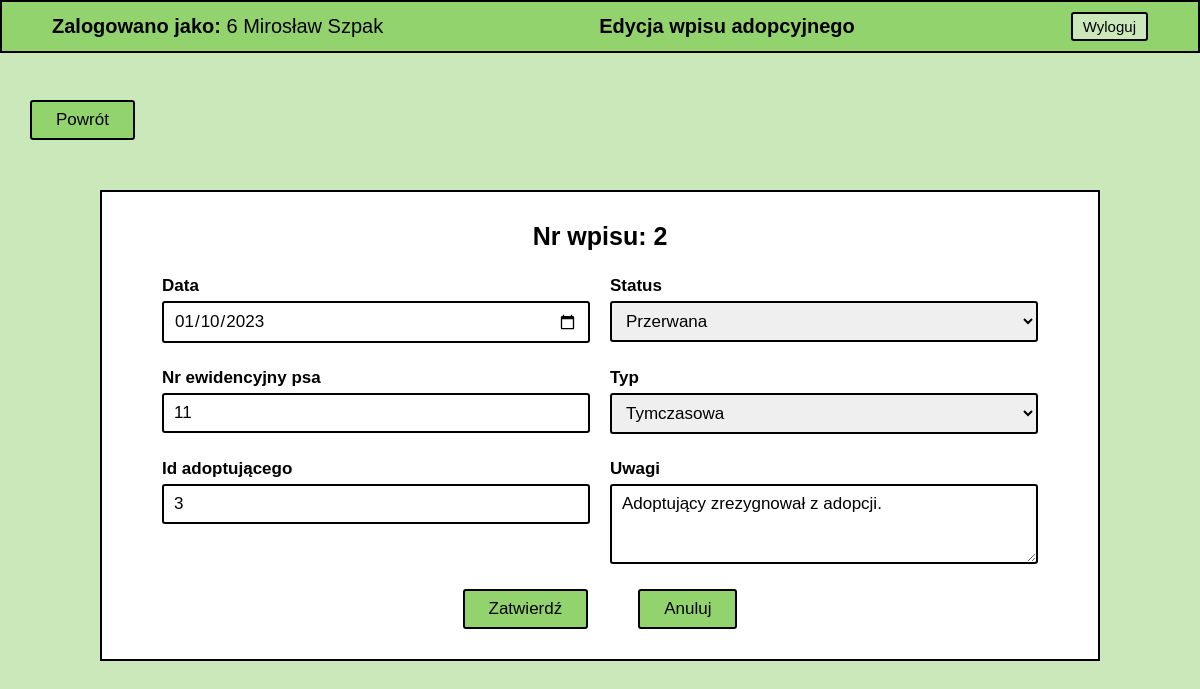
Page /php/update-adoption.php?id=2 (signed in) on the committed database.
### tables this page shows
CREATE TABLE `adoption` (
  `id` bigint NOT NULL,
  `date` date NOT NULL,
  `status` varchar(45) NOT NULL,
  `type` varchar(45) NOT NULL,
  `notes` longtext NOT NULL,
  `adopter_id` bigint NOT NULL,
  `dog_id` bigint NOT NULL
);

### php/update-adoption.php (the view, shortened to what this page needs)
<?php
require_once "./functions.php";
$date = $status = $dog_id = $adopter_id = $type = $notes = "";
$date_err = $status_err = $dog_id_err = $adopter_id_err = $type_err = "";
if (isset($_POST["id"]) && !empty($_POST["id"])) {
  $id = $_POST["id"];
  $notes = trim($_POST["notes"]);
  include "./validations/validate_adoption.php";
  if (empty($date_err) && empty($status_err) && empty($type_err) && empty($dog_id_err) && empty($adopter_id_err)) {
    $sql = "UPDATE adoption SET date='$date', status='$status', type='$type', notes='$notes',
    dog_id='$dog_id', adopter_id='$adopter_id' WHERE id='$id' LIMIT 1";
    if ($conn->query($sql)) {
      header("location: ./read-adoption.php?id=" . $id);
      exit();
    } else {
      echo "Oops! Coś poszło nie tak, spróbuj ponownie.";
    }
  }
  mysqli_close($conn);
} else {
  if (isset($_GET["id"]) && !empty(trim($_GET["id"]))) {
    $id = trim($_GET["id"]);
    $sql = "SELECT * FROM adoption WHERE id = ? LIMIT 1";
    if ($stmt = mysqli_prepare($conn, $sql)) {
      mysqli_stmt_bind_param($stmt, "i", $param_id);
      if (mysqli_stmt_execute($stmt)) {
        $result = mysqli_stmt_get_result($stmt);
        if (mysqli_num_rows($result) == 1) {
          $row = mysqli_fetch_array($result, MYSQLI_ASSOC);
          $id = $row["id"];
          $date = $row["date"];
          $status = $row["status"];
          $type = $row["type"];
          $notes = $row["notes"];
          $dog_id = $row["dog_id"];
          $adopter_id = $row["adopter_id"];
        } else {
          header("location: error.php");
          exit();
        }
      } else {
        echo "Oops! Coś poszło nie tak, spróbuj ponownie.";
      }
    }
  } else {
    header("location: error.php");
    exit();
  }
}
?>
<!DOCTYPE html>
<html lang="pl">
<head>
  <link rel="stylesheet" href="../css/style.css" />
  <link rel="stylesheet" href="../css/icons/css/all.css" />
</head>
<body>
  <header>
    <ul class="header">
      <li class="header-item"><b>Zalogowano jako:</b>
        <?php
            if (isset($_SESSION['user'])) {
               echo $_SESSION['user']['group_id'] . ' ' . $_SESSION['user']['first_name'] . ' ' . $_SESSION['user']['last_name'];
            } else {
               header("Location: ../index.php");
               exit;
            }
        ?>
        </li>
      <li class="header-item">Edycja wpisu adopcyjnego</li>
      <li class="header-item"><form method="POST"><input type="submit" name="logout" class="btn" value="Wyloguj" /></form></li>
    </ul>
  </header>
  <section>
    <a href="../index.php?id=3" class="btn back-btn">Powrót</a>
    <article class="content detail-view">
      <h3>Nr wpisu: <?php echo $id; ?></h3>
      <form action="<?php echo htmlspecialchars(basename($_SERVER['REQUEST_URI'])); ?>" method="post">
        <div class="form">
        <?php include "./form_fields/adoption_form.php" ?>
        </div>
        <div class="flex-btn">
          <input type="submit" class="btn" value="Zatwierdź">
          <a href="javascript: history.go(-1)" class="btn">Anuluj</a>
        </div>
      </form>
    </article>
  </section>
</body>
</html>

### php/form_fields/adoption_form.php (shortened to what this page needs)
<div class="form-field">
    <label>Data</label>
    <input type="date" name="date" <?php echo (!empty($date_err)) ? 'is-invalid' : ''; ?>"
        value="<?php echo $date; ?>">
</div>
<div class="form-field">
    <label>Status</label>
    <select name="status"
        <?php echo (!empty($status_err)) ? 'is-invalid' : ''; ?>>
        <option value="Przerwana" <?php if($status == "Przerwana") echo 'selected'; ?>>Przerwana</option>
    </select>
</div>
<div class="form-field">
    <label>Nr ewidencyjny psa</label>
    <input type="number" name="dog_id" <?php echo (!empty($dog_id_err)) ? 'is-invalid' : ''; ?>
        value="<?php echo $dog_id; ?>">
</div>
<div class="form-field">
    <label>Typ</label>
    <select name="type" <?php echo (!empty($type_err)) ? 'is-invalid' : ''; ?>>
        <option value="Tymczasowa" <?php if($type == "Tymczasowa") echo 'selected'; ?>>Tymczasowa</option>
    </select>
</div>
<div class="form-field">
    <label>Id adoptującego</label>
    <input type="number" name="adopter_id" <?php echo (!empty($adopter_id_err)) ? 'is-invalid' : ''; ?>
        value="<?php echo $adopter_id; ?>">
</div>
<div class="form-field">
    <label>Uwagi</label>
    <textarea name="notes" cols="5" rows="3"><?php echo $notes; ?></textarea>
</div>

### css/style.css (style rules this page uses)
:root { --dark-green: #4c7a34; --green: #92d36e; --light-green: #cbe8ba; --green-hover: #b6ff89; --white: #ffffff; --black: #000000; --gray: #c0c0c0; --light-gray: #e8e8e8; --border: 2px solid var(--black); --radius: 3px; --font-size: 17px; --transition: all 0.3s linear; }
* { margin: 0; padding: 0; box-sizing: border-box; font-family: "Helvetica"; }
h3 { font-size: 25px; text-align: center; }
a { color: var(--black); text-decoration: none; }
.btn { padding: 8px 24px; font-size: var(--font-size); background: var(--green); border: var(--border); border-radius: var(--radius); cursor: pointer; transition: var(--transition); }
.back-btn { align-self: start; margin-left: 30px; }
.flex-btn { display: flex; justify-content: center; gap: 50px; }
.header { padding: 10px 50px; display: flex; justify-content: center; align-items: center; position: fixed; top: 0; width: 100%; font-size: 20px; background: var(--green); border: var(--border); list-style: none; }
.header-item:nth-child(even) { font-weight: bold; }
.header-item:first-child { margin-right: auto; }
.header-item:last-child { margin-left: auto; }
.header .btn { padding: 4px 10px; font-size: 15px; background: var(--light-green); transition: var(--transition); }
section { padding-top: 100px; min-height: 100vh; display: flex; flex-direction: column; align-items: center; background: var(--light-green); }
.content { margin: 50px 0; width: 80%; border: var(--border); background: var(--white); }
.content.detail-view { padding: 30px 50px; min-width: 1000px; max-width: 90%; width: auto; }
.form { margin: 15px 0; display: grid; grid-template-columns: repeat(2, 1fr); }
.form .form-field { display: flex; flex-direction: column; gap: 5px; }
.form-field { padding: 10px; display: flex; }
.form-field label { font-size: var(--font-size); font-weight: bold; }
.form-field input, .form-field select, .form-field textarea { padding: 8px 10px; font-size: var(--font-size); border-radius: var(--radius); border: var(--border); }
.form-field input::placeholder { font-size: var(--font-size); color: var(--gray); }

### rows in the picture
adoption: id "2", date "01/10/2023", status "Przerwana", dog_id "11", type "Tymczasowa", adopter_id "3", notes "Adoptujący zrezygnował z adopcji."

### other values in the picture
$_SESSION['user']['group_id'] "6"
$_SESSION['user']['first_name'] "Mirosław"
$_SESSION['user']['last_name'] "Szpak"
